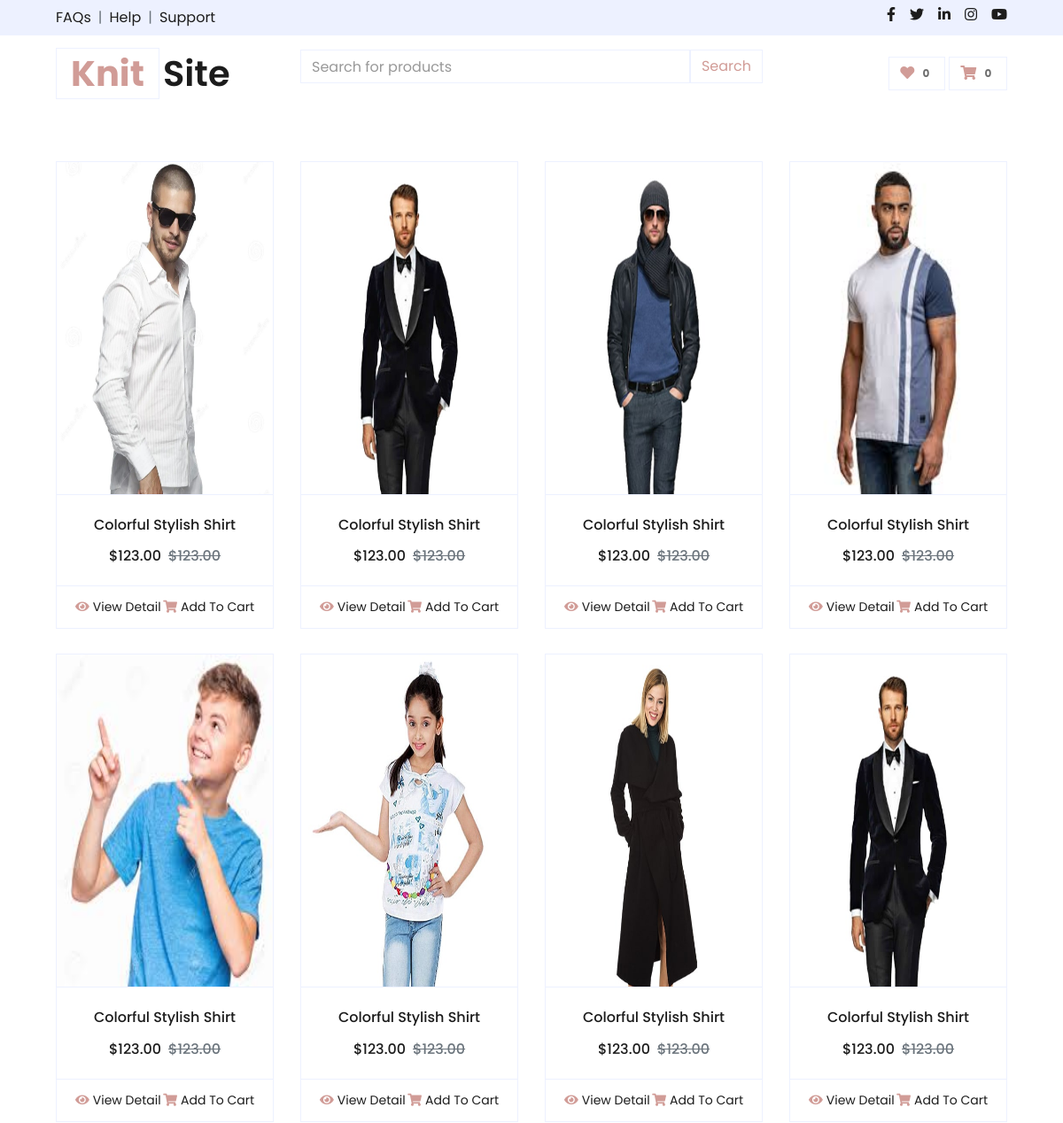
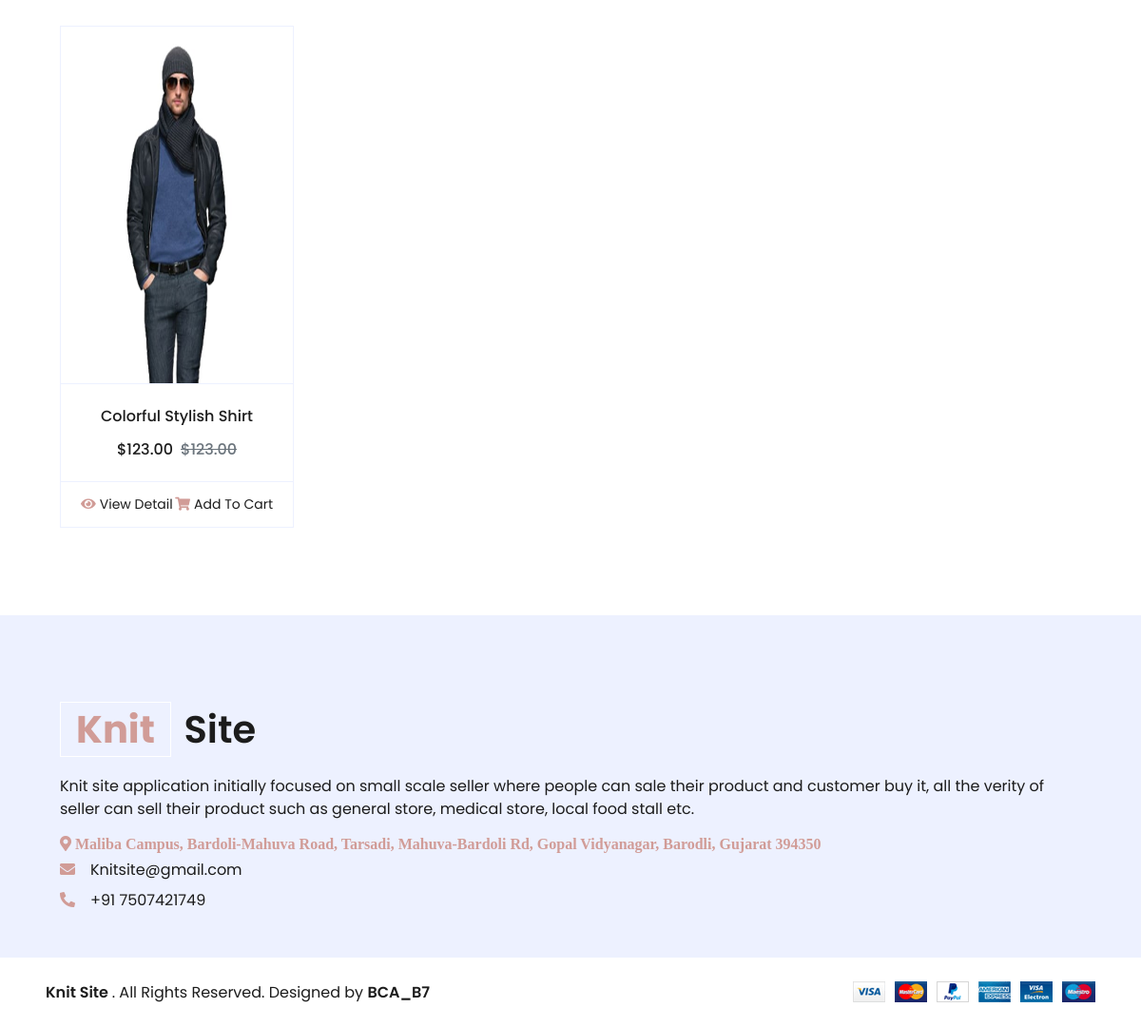
The app's page /Category/mens.php, older data (2 pictures, top to bottom).
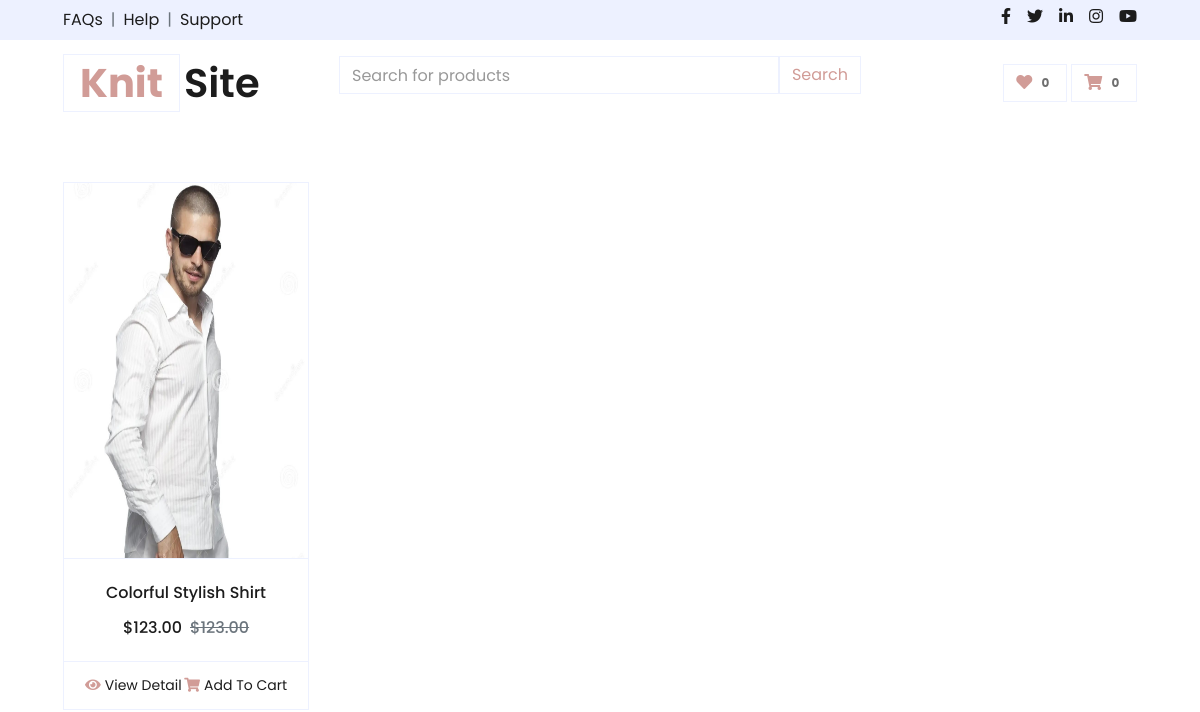
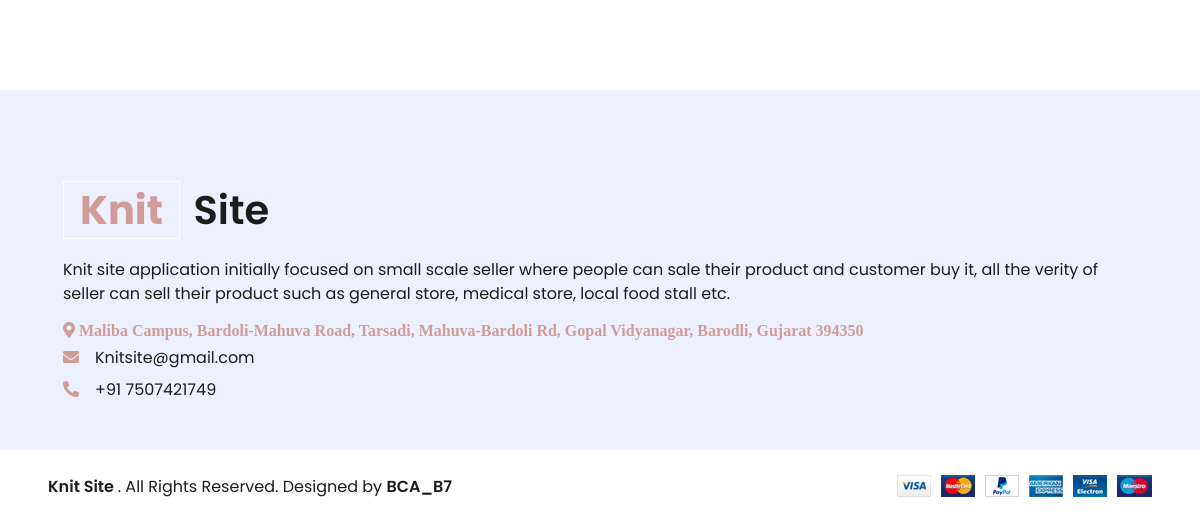
The same page, newer data (2 pictures, top to bottom).
### tables this page shows
CREATE TABLE `products` (
  `id` int(11) NOT NULL,
  `name` varchar(255) NOT NULL,
  `description` text DEFAULT NULL,
  `price` decimal(10,2) NOT NULL,
  `brand_name` varchar(255) DEFAULT NULL,
  `category` varchar(255) DEFAULT NULL,
  `image_path` varchar(255) DEFAULT NULL,
  `add_date` timestamp NOT NULL DEFAULT current_timestamp(),
  `status` int(1) DEFAULT 1,
  `SID` int(11) DEFAULT NULL,
  `quantity` int(11) DEFAULT NULL
);

### commonMethod.php (called while the page is built, shortened)
<?php
$con = connection();
$query = "SELECT image_path FROM products WHERE category='Mens' AND status=1";
$result = mysqli_query($con, $query);
$mens = array();
while ($row = mysqli_fetch_assoc($result)) {
    $mens[] = $row;
}
?>

### Category/mens.php (the view, shortened to what this page needs)
<?php include_once '../header.php';
include_once("../commonMethod.php");
?>
<!DOCTYPE html>
<html lang="en">
<head>
    <link href="https://cdnjs.cloudflare.com/ajax/libs/font-awesome/5.10.0/css/all.min.css" rel="stylesheet">
    <link href="../lib/owlcarousel/assets/owl.carousel.min.css" rel="stylesheet">
    <link href="../css/style.css" rel="stylesheet">
    <link rel="stylesheet" href="https://code.jquery.com/ui/1.13.0/themes/base/jquery-ui.css">
</head>
<body>
    <div class="container-fluid pt-5">
        <div class="row px-xl-5 pb-3">
            <?php foreach ($mens as $men): ?>
                <div class="col-lg-3 col-md-6 col-sm-12 pb-1">
                    <div class="card product-item border-0 mb-4">
                        <div class="card-header product-img position-relative bg-transparent border p-0">
                            <img src="../seller/<?php echo $men['image_path']; ?>" class="img-fluid" alt="Product Image">
                        </div>
                        <div class="card-body border-left border-right text-center p-0 pt-4 pb-3">
                            <h6 class="text-truncate mb-3">Colorful Stylish Shirt</h6>
                            <div class="d-flex justify-content-center">
                                <h6>$123.00</h6>
                                <h6 class="text-muted ml-2"><del>$123.00</del></h6>
                            </div>
                        </div>
                        <div class="card-footer d-flex justify-content-between bg-light border">
                            <a href="" class="btn btn-sm text-dark p-0"><i class="fas fa-eye text-primary mr-1"></i>View
                                Detail</a>
                            <a href="" class="btn btn-sm text-dark p-0"><i
                                    class="fas fa-shopping-cart text-primary mr-1"></i>Add To Cart</a>
                        </div>
                    </div>
                </div>
            <?php endforeach; ?>
        </div>
    </div>
    <?php include_once '../footer.php' ?>
</body>
</html>

### header.php (shortened to what this page needs)
<div class="container-fluid">
    <div class="row bg-secondary py-2 px-xl-5">
        <div class="col-lg-6 d-none d-lg-block">
            <div class="d-inline-flex align-items-center">
                <a class="text-dark" href="">FAQs</a>
                <span class="text-muted px-2">|</span>
                <a class="text-dark" href="">Help</a>
                <span class="text-muted px-2">|</span>
                <a class="text-dark" href="">Support</a>
            </div>
        </div>
        <div class="col-lg-6 text-center text-lg-right">
            <div class="d-inline-flex align-items-center">
                <a class="text-dark px-2" href="">
                    <i class="fab fa-facebook-f"></i>
                </a>
                <a class="text-dark px-2" href="">
                    <i class="fab fa-twitter"></i>
                </a>
                <a class="text-dark px-2" href="">
                    <i class="fab fa-linkedin-in"></i>
                </a>
                <a class="text-dark px-2" href="">
                    <i class="fab fa-instagram"></i>
                </a>
                <a class="text-dark pl-2" href="">
                    <i class="fab fa-youtube"></i>
                </a>
            </div>
        </div>
    </div>
    <div class="row align-items-center py-3 px-xl-5">
        <div class="col-lg-3 d-none d-lg-block">
            <a href="" class="text-decoration-none">
                <h1 class="m-0 display-5 font-weight-semi-bold"><span class="text-primary font-weight-bold border px-3 mr-1">Knit</span>Site</h1>
            </a>
        </div>
        <div class="col-lg-6 col-6 text-left">
            <form id="search-form">
                <div class="input-group">
                    <input type="text" class="form-control" id="search" placeholder="Search for products">
                    <input class="input-group-text bg-transparent text-primary" type="submit" value="Search">
                </div>
            </form>
        </div>
        <div class="col-lg-3 col-6 text-right">
            <a href="" class="btn border">
                <i class="fas fa-heart text-primary"></i>
                <span class="badge">0</span>
            </a>
            <a  class="btn border" id="cart-btn" href="<?php if(isset($search)){echo'../cart/cart.php';} elseif(isset($cart)){echo'../cart/cart.php';} else{echo 'cart/cart.php';} ?>";>
                <i class="fas fa-shopping-cart text-primary"></i>
                <span class="badge"  id="cart-badge">0</span>
               </a>
        </div>
    </div>
</div>
<div class="container">
    <div class="row">
        <div class="col"></div>
        <div class="col">
            <div class=" dropdown-item" id="search-results"> </div>
        </div>
    </div>
</div>

### footer.php (shortened to what this page needs)
<div class="container-fluid bg-secondary text-dark mt-5 pt-5">
       <div class="row px-xl-5 pt-5">
           <div class="col-lg-12 col-md-12 mb-5 pr-3 pr-xl-5">
               <a href="" class="text-decoration-none">
                   <h1 class="mb-4 display-5 font-weight-semi-bold"><span
                           class="text-primary font-weight-bold border border-white px-3 mr-1">Knit</span> Site</h1>
               </a>
               <p>Knit site application initially focused on small scale seller where people can sale their product and
                   customer buy it, all the verity of seller
                   can sell their product such as general store, medical store, local food stall etc.</p>
               <p class="mb-2"><i class="fa fa-map-marker-alt text-primary mr-3"> Maliba Campus, Bardoli-Mahuva Road,
                       Tarsadi, Mahuva-Bardoli Rd, Gopal Vidyanagar, Barodli, Gujarat 394350</i></p>
               <p class="mb-2"><i class="fa fa-envelope text-primary mr-3"></i>Knitsite@gmail.com</p>
               <p class="mb-0"><i class="fa fa-phone-alt text-primary mr-3"></i>+91 7507421749</p>
           </div>
       </div>
   </div>
   <div class="row border-top border-light mx-xl-5 py-4">
       <div class="col-md-6 px-xl-0">
           <p class="mb-md-0 text-center text-md-left text-dark">
               <a class="text-dark font-weight-semi-bold" href="#">Knit Site </a>. All Rights Reserved. Designed
               by
               <a class="text-dark font-weight-semi-bold" >BCA_B7</a>
           </p>
       </div>
       <div class="col-md-6 px-xl-0 text-center text-md-right">
           <img class="img-fluid" src="img/payments.png" alt="">
       </div>
   </div>

### Category/mens.php (style rules this page uses)
.product-img img { width: 100%; height: 375px; }

Row changes from the older to the newer data that the page shows:
removed products: image_path (picture)
removed products: image_path (picture)
removed products: image_path (picture)
removed products: image_path (picture)
removed products: image_path (picture)
removed products: image_path (picture)
removed products: image_path (picture)
removed products: image_path (picture)
